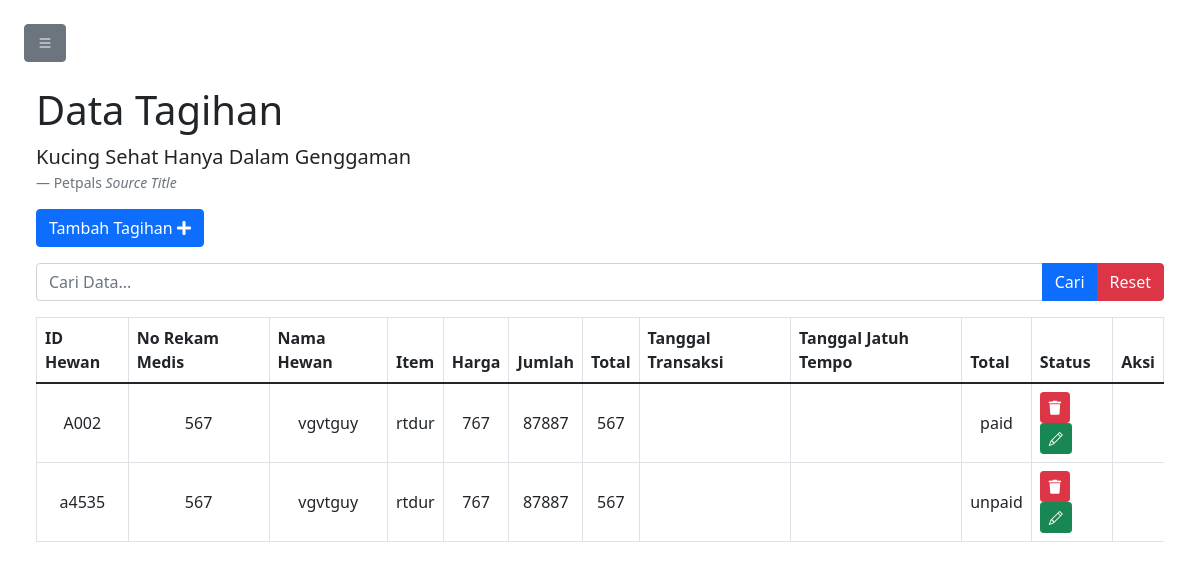
The page /tagihan.php on the database its author committed.
### tables this page shows
CREATE TABLE `tagihan` (
  `id_hewan` varchar(20) NOT NULL,
  `no_rm` int(20) NOT NULL,
  `nama_hewan` varchar(100) NOT NULL,
  `tgl_transaksi` int(11) DEFAULT NULL,
  `tgl_jatuhtempo` int(11) DEFAULT NULL,
  `item` varchar(100) NOT NULL,
  `harga` int(20) NOT NULL,
  `jumlah` int(20) NOT NULL,
  `total` int(20) NOT NULL,
  `status_pem` enum('paid','unpaid') NOT NULL
);

### tagihan.php (the view, shortened to what this page needs)
<!DOCTYPE html>
<?php
include 'koneksi.php';
if (isset($_POST['bcari'])) {
    $keyword = $_POST['tcari'];
    $q = "SELECT * FROM tagihan WHERE id_hewan LIKE '%$keyword%' OR nama_hewan LIKE '%$keyword%' OR no_rm LIKE '%$keyword%' ORDER BY id_hewan ASC";
} else {
    $q = "SELECT * FROM tagihan ORDER BY id_hewan ASC";
}
$sql = mysqli_query($conn, $q);
?>
<html lang="en">
<head>
  <link rel="stylesheet" href="https://stackpath.bootstrapcdn.com/bootstrap/5.0.0-alpha2/css/bootstrap.min.css"/>
  <link href="css/bootstrap.min.css" rel="stylesheet">
  <link rel="stylesheet" href="fontawesome/css/font-awesome.min.css">
  <link rel="stylesheet" href="https://cdnjs.cloudflare.com/ajax/libs/font-awesome/5.15.4/css/all.min.css">
  <link rel="stylesheet" href="https://cdn.jsdelivr.net/npm/bootstrap-icons@1.9.1/font/bootstrap-icons.css">
  <link rel="stylesheet" href="style.css">
</head>
<body>
  <div class="p-4" id="main-content">
    <button class="btn-toggle btn btn-secondary" id="button-toggle"><i class="bi bi-list"></i></button>
    <div class="container-fluid">
      <figure>
        <h1 class="mt-4"> Data Tagihan </h1>
        <blockquote class="blockquote"><p>Kucing Sehat Hanya Dalam Genggaman</p></blockquote>
        <figcaption class="blockquote-footer">Petpals <cite title="Source Title">Source Title</cite></figcaption>
      </figure>
      <a href="tambahtagihan.php" type="button" class="btn btn-primary mb-3">Tambah Tagihan <i class="fa fa-plus"></i></a>
      <form method="POST" action="" class=" mb-3">
        <div class="input-group mb-3">
          <input type="text" name="tcari" id="tcari" value="<?php echo isset($_POST['tcari']) ? $_POST['tcari'] : ''; ?>" class="form-control" placeholder="Cari Data...">
          <button class="btn btn-primary" name="bcari" type="submit">Cari</button>
          <button class="btn btn-danger" name="breset" type="submit" id="reset-button">Reset</button>
        </div>
      </form>
    </div>
    <div class="container-fluid">
      <div class="table-responsive">
        <table class="table align-middle table-bordered table-hover">
          <thead>
            <tr>
              <th> ID Hewan </th>
              <th> No Rekam Medis </th>
              <th> Nama Hewan </th>
              <th> Item </th>
              <th> Harga </th>
              <th> Jumlah </th>
              <th> Total </th>
              <th> Tanggal Transaksi </th>
              <th> Tanggal Jatuh Tempo </th>
              <th> Total </th>
              <th> Status </th>
              <th> Aksi </th>
            </tr>
          </thead>
          <tbody>
            <?php
            while ($result = mysqli_fetch_assoc($sql)) {
            ?>
              <tr>
                <td><center><?php echo $result['id_hewan']; ?></center></td>
                <td><center><?php echo $result['no_rm']; ?></center></td>
                <td><center><?php echo $result['nama_hewan']; ?></center></td>
                <td><center><?php echo $result['item']; ?></center></td>
                <td><center><?php echo $result['harga']; ?></center></td>
                <td><center><?php echo $result['jumlah']; ?></center></td>
                <td><center><?php echo $result['total']; ?></center></td>
                <td><center><?php echo $result['tgl_transaksi']; ?></center></td>
                <td><center><?php echo $result['tgl_transaksi']; ?></center></td>
                <td><center><?php echo $result['status_pem']; ?></center></td>
                <td>
                  <a href="prosestagihan.php?hapus=<?php echo $result['id_hewan']; ?>" name="hapus" type="button" class="btn btn-danger btn-sm" onclick="return confirm('Apakah Anda Ingin Menghapus Data Tersebut?')">
                    <i class="fa fa-trash"></i>
                  </a>
                  <a href="tambahtagihan.php?ubah=<?php echo $result['id_hewan']; ?>" type="button" class="btn btn-success btn-sm">
                    <i class="bi bi-pencil"></i>
                  </a>
                </td>
              </tr>
            <?php
            }
            ?>
          </tbody>
        </table>
      </div>
    </div>
  </div>
</body>
</html>

### style.css (style rules this page uses)
a { text-decoration: none; }
#main-content { transition: 0.4s; }

### rows shown on the page
tagihan: id_hewan "A002", no_rm "567", nama_hewan "vgvtguy", item "rtdur", harga "767", jumlah "87887", total "567", status_pem "paid"
tagihan: id_hewan "a4535", no_rm "567", nama_hewan "vgvtguy", item "rtdur", harga "767", jumlah "87887", total "567", status_pem "unpaid"
